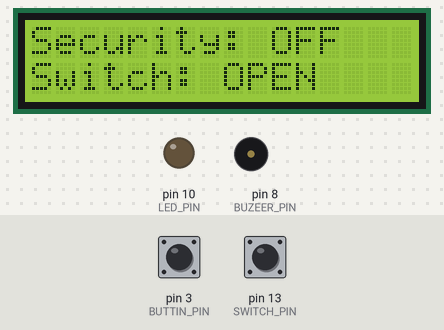
The sketch below on a simulated Arduino Uno, built with avr-gcc and run on an emulated ATmega328P. Parts: 16×2 character LCD, output pins drawn as LEDs (lit = HIGH), buzzer (waves = sounding). The test bench sets the inputs (shaded band); at power-on: pin 3 (BUTTIN_PIN) HIGH, pin 13 (SWITCH_PIN) HIGH. What the sketch prints to the serial monitor is not drawn.

Above: at 1.3 s.
1.4 s: pin 3 (BUTTIN_PIN) pulled LOW for 0.15 s
At 2.0 s:
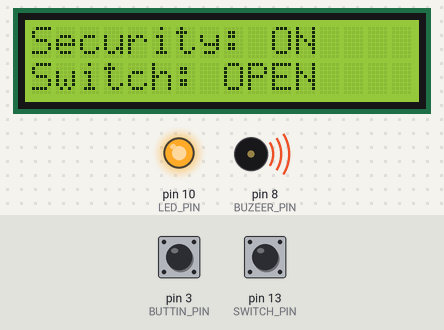
4.2 s: pin 13 (SWITCH_PIN) pulled LOW for 1 s
At 5.1 s:
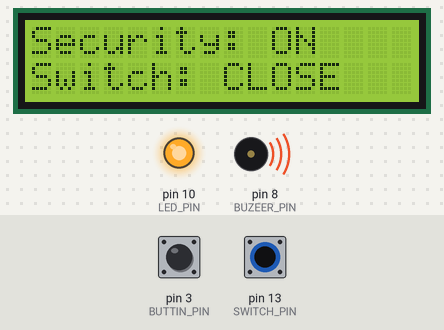
5.8 s: pin 3 (BUTTIN_PIN) pulled LOW for 1 s
At 6.33 s:
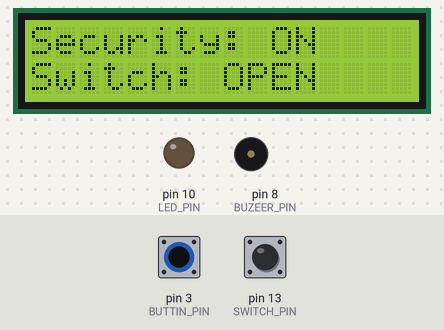
8.3 s: pin 3 (BUTTIN_PIN) pulled LOW for 3.2 s
At 9.18 s:
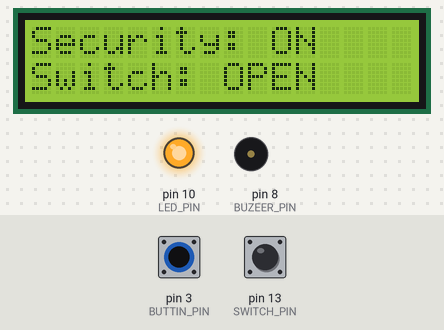
12.1 s: pin 13 (SWITCH_PIN) pulled LOW for 3.2 s
At 15.5 s:
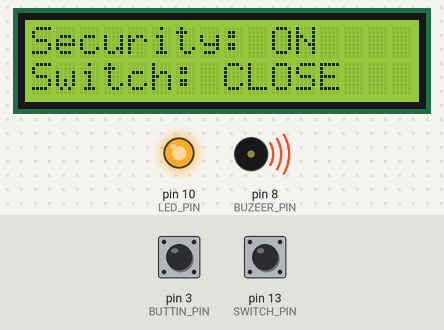
18.3 s: pin 3 (BUTTIN_PIN) driven LOW and pin 13 (SWITCH_PIN) driven LOW
At 19.49 s:
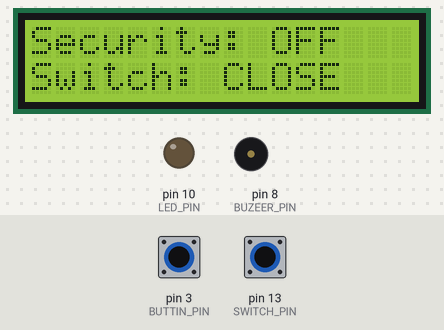
Timing chart, 0 to 22.3 s (numbered marks = the images above; inputs shaded):
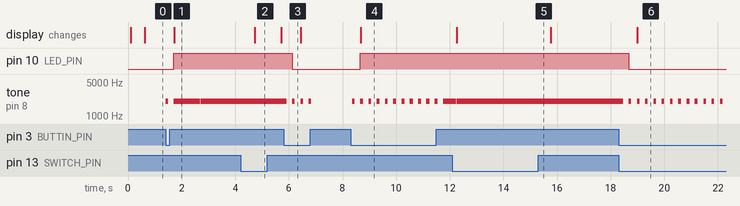

Measured:
- after the input at 1.4 s, pin 10 (LED_PIN): LOW → HIGH after 0.30 s; tone on pin 8 (BUZEER_PIN): goes 2000 Hz 0.10 s, silent 0.20 s, 2000 Hz 1.0 s, silent 0.02 s, then 2000 Hz, starting at once; the display: changes after 0.32 s (image 1)
- after the input at 4.2 s, the display: changes after 0.52 s (image 2)
- after the input at 5.8 s, pin 10 (LED_PIN): HIGH → LOW after 0.32 s; tone on pin 8 (BUZEER_PIN): alternates 2000 Hz for 0.10 s and silent for 0.20 s, 7 changes in all, then stays silent, starting after 0.12 s
- after the input at 8.3 s, pin 10 (LED_PIN): LOW → HIGH after 0.36 s; tone on pin 8 (BUZEER_PIN): alternates 2000 Hz for 0.10 s and silent for 0.20 s, starting after 0.06 s; the display: changes after 0.38 s (image 4)
- after the input at 12.1 s, the display: changes after 0.16 s (image 5)
- after the input at 18.3 s, pin 10 (LED_PIN): HIGH → LOW after 0.37 s; tone on pin 8 (BUZEER_PIN): alternates 2000 Hz for 0.10 s and silent for 0.21 s, starting after 0.16 s; the display: changes after 0.68 s (image 6)

The sketch:

Switch_Security.ino
```cpp
/*
1.Button 按下
  防盜模式啟動(On)/關閉(Off)
2.LCD 顯示
  Security: On/Off
  Switch:Open/Close
3.LED(紅色)
  在防盜模式啟動(On) = HIGH
  在防盜模式啟動(Off) = LOW
4.Switch & Buzzer
  在防盜模式啟動(On)  + Switch(偵測到開門) = Buzzer 響起
  按下 Button 關閉防盜模式, Buzzer 停止響
  在防盜模式啟動(Off) + Switch(一樣可進行偵測) 但 Buzzer 不響
*/
#include <Timer.h>
#include <Wire.h>
#include <LCD.h>
#include <LiquidCrystal_I2C.h>

#define SWITCH_PIN 13
#define BUZEER_PIN 8
#define LED_PIN    10
#define BUTTIN_PIN 3
#define I2C_ADDR   0x27

int securityValue  = 0; // Security 是否啟動(1:ON 2:OFF)
int switchValue    = 0; // Switch 是否開啟(1:ON 2:OFF)
int buttonCount    = 0; // 計數 button 按下的次數
int perButtonState = 0; // 前一次 button 的狀態
int dangerValue    = 0; // 1:Security啟動&Switch啟動
LiquidCrystal_I2C lcd(I2C_ADDR, 2, 1, 0, 4, 5, 6, 7, 3, POSITIVE);

Timer timer1, timer2, timer3, timer4, timer5, timer6, timer7;

void setup() {
  delay(10);
  Serial.begin(9600);

  pinMode(SWITCH_PIN, INPUT_PULLUP);
  pinMode(LED_PIN, OUTPUT);
  pinMode(BUTTIN_PIN, INPUT);
  pinMode(BUZEER_PIN, OUTPUT);

  lcd.begin(16, 2);
  lcd.setBacklight(HIGH);
  lcd.clear();
  lcd.setCursor(0, 0);
  lcd.print("Security: OFF");
  lcd.setCursor(0, 1);
  lcd.print("Switch: CLOSE");

  // 配置排程
  timer1.every(100, listenerButton); // 每100ms監聽 Button 狀態乙次
  timer2.every(100, detectSwitch);   // 每100ms偵測 Switch 狀態乙次
  timer3.every(100, detectSecurity); // 每100ms偵測 Security 狀態乙次
  timer4.every(100, playLED);        // 每100ms檢查 是否要開燈乙次
  timer5.every(500, playLCD);        // 每500ms更新 LCD 內容乙次
  timer6.every(500, printLog);       // 每500ms印出 Log 內容乙次

  Serial.println("Ready");
}

// 監聽 button
void listenerButton() {
  int curButtonState = digitalRead(BUTTIN_PIN); // 目前 Button 的狀態
  if(curButtonState == LOW) {
    tone(BUZEER_PIN, 2000, 100);
    delay(300);
  }
  if (curButtonState != perButtonState) {
    if (curButtonState == LOW) { // LOW = 0, HIGH = 1
      buttonCount++; // 給 securityValue 作為 on/off 的參考
      if(buttonCount % 2 == 1) {
        securityValue = 1;
      } else {
        securityValue = 0;
      }
    }
    perButtonState = curButtonState; // 狀態交換
  }

}

// 偵測 Switch
void detectSwitch() {
  switchValue = digitalRead(SWITCH_PIN);
}

// 偵測 Security
void detectSecurity() {
  if (switchValue == 1 && securityValue == 1) {
    dangerValue = 1;
    tone(BUZEER_PIN, 2000, 100);
  } else if(dangerValue == 1 && securityValue == 1) {
    tone(BUZEER_PIN, 2000, 100);
  } else if(dangerValue == 1 && securityValue == 0){
    dangerValue = 0;
  }
}


// LED 燈顯示
void playLED() {
  if (securityValue == 1) {
    digitalWrite(LED_PIN, HIGH);
  } else {
    digitalWrite(LED_PIN, LOW);
  }
}

// 執行LCD
void playLCD() {
  /*
  LCD 佈局
  ---------------
  Security: OFF
  Switch: OFF
  ---------------
  */
  lcd.setCursor(10, 0);
  lcd.print("   ");
  lcd.setCursor(10, 0);
  lcd.print((securityValue==1)?"ON":"OFF");
  lcd.setCursor(8, 1);
  lcd.print("     ");
  lcd.setCursor(8, 1);
  lcd.print((switchValue==1)?"OPEN":"CLOSE");
}

void printLog() {
  Serial.print("Security: ");
  Serial.print(securityValue);
  Serial.print(", Switch: ");
  Serial.print(switchValue);
  Serial.print(", Danger: ");
  Serial.print(dangerValue);
  Serial.print(", LED: ");
  Serial.print(digitalRead(LED_PIN));
  Serial.print(", ButtonCount: ");
  Serial.println(buttonCount);
}

void loop() {
  timer1.update();
  timer2.update();
  timer3.update();
  timer4.update();
  timer5.update();
  timer6.update();
}
```
